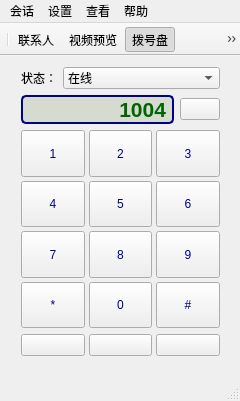
<?xml version="1.0" encoding="UTF-8"?>
<ui version="4.0">
 <class>MainWindow</class>
 <widget class="QMainWindow" name="MainWindow">
  <property name="geometry">
   <rect>
    <x>0</x>
    <y>0</y>
    <width>240</width>
    <height>401</height>
   </rect>
  </property>
  <property name="sizePolicy">
   <sizepolicy hsizetype="MinimumExpanding" vsizetype="MinimumExpanding">
    <horstretch>0</horstretch>
    <verstretch>0</verstretch>
   </sizepolicy>
  </property>
  <property name="windowTitle">
   <string>软电话</string>
  </property>
  <property name="windowIcon">
   <iconset resource="icon.qrc">
    <normaloff>:/img/images/Phone.ico</normaloff>:/img/images/Phone.ico</iconset>
  </property>
  <property name="styleSheet">
   <string notr="true">MainWindow{
background-image:url(:/img/images/background.jpg);
}

QPushButton{
color:darkblue;
}

QPushButton:hover{
color:red;
font-weight:bold;
}
QLabel#label_phoneNum{
border-radius:5px;
background:rgb(214, 219, 207);
border-width: 2px;
border-style: solid;
border-color: darkblue;
color:darkgreen;
}</string>
  </property>
  <widget class="QWidget" name="centralWidget">
   <widget class="QWidget" name="layoutWidget">
    <property name="geometry">
     <rect>
      <x>10</x>
      <y>0</y>
      <width>221</width>
      <height>311</height>
     </rect>
    </property>
    <layout class="QVBoxLayout" name="verticalLayout" stretch="0,0,1,0">
     <property name="sizeConstraint">
      <enum>QLayout::SetDefaultConstraint</enum>
     </property>
     <item>
      <layout class="QHBoxLayout" name="horizontalLayout_3">
       <property name="spacing">
        <number>6</number>
       </property>
       <property name="sizeConstraint">
        <enum>QLayout::SetMaximumSize</enum>
       </property>
       <item>
        <widget class="QLabel" name="label">
         <property name="sizePolicy">
          <sizepolicy hsizetype="Maximum" vsizetype="Preferred">
           <horstretch>0</horstretch>
           <verstretch>0</verstretch>
          </sizepolicy>
         </property>
         <property name="text">
          <string>状态：</string>
         </property>
        </widget>
       </item>
       <item>
        <widget class="QComboBox" name="comboBox">
         <property name="sizePolicy">
          <sizepolicy hsizetype="Preferred" vsizetype="Fixed">
           <horstretch>0</horstretch>
           <verstretch>0</verstretch>
          </sizepolicy>
         </property>
         <item>
          <property name="text">
           <string>在线</string>
          </property>
         </item>
         <item>
          <property name="text">
           <string>忙碌</string>
          </property>
         </item>
         <item>
          <property name="text">
           <string>离开</string>
          </property>
         </item>
         <item>
          <property name="text">
           <string>自定义</string>
          </property>
         </item>
        </widget>
       </item>
      </layout>
     </item>
     <item>
      <layout class="QHBoxLayout" name="horizontalLayout_2">
       <property name="sizeConstraint">
        <enum>QLayout::SetNoConstraint</enum>
       </property>
       <item>
        <widget class="QLabel" name="label_phoneNum">
         <property name="sizePolicy">
          <sizepolicy hsizetype="Preferred" vsizetype="Maximum">
           <horstretch>0</horstretch>
           <verstretch>0</verstretch>
          </sizepolicy>
         </property>
         <property name="font">
          <font>
           <pointsize>16</pointsize>
           <weight>75</weight>
           <bold>true</bold>
          </font>
         </property>
         <property name="styleSheet">
          <string notr="true"/>
         </property>
         <property name="text">
          <string>1004</string>
         </property>
         <property name="alignment">
          <set>Qt::AlignRight|Qt::AlignTrailing|Qt::AlignVCenter</set>
         </property>
        </widget>
       </item>
       <item>
        <widget class="QPushButton" name="backspaceButton">
         <property name="sizePolicy">
          <sizepolicy hsizetype="Maximum" vsizetype="Fixed">
           <horstretch>0</horstretch>
           <verstretch>0</verstretch>
          </sizepolicy>
         </property>
         <property name="text">
          <string/>
         </property>
         <property name="icon">
          <iconset resource="icon.qrc">
           <normaloff>:/img/images/backspace.ico</normaloff>:/img/images/backspace.ico</iconset>
         </property>
         <property name="iconSize">
          <size>
           <width>18</width>
           <height>18</height>
          </size>
         </property>
        </widget>
       </item>
      </layout>
     </item>
     <item>
      <layout class="QGridLayout" name="gridLayout">
       <property name="sizeConstraint">
        <enum>QLayout::SetDefaultConstraint</enum>
       </property>
       <property name="spacing">
        <number>4</number>
       </property>
       <item row="0" column="0">
        <widget class="NumberKey" name="key_1">
         <property name="sizePolicy">
          <sizepolicy hsizetype="Preferred" vsizetype="Preferred">
           <horstretch>1</horstretch>
           <verstretch>1</verstretch>
          </sizepolicy>
         </property>
         <property name="minimumSize">
          <size>
           <width>40</width>
           <height>30</height>
          </size>
         </property>
         <property name="text">
          <string>1</string>
         </property>
        </widget>
       </item>
       <item row="0" column="1">
        <widget class="NumberKey" name="key_2">
         <property name="sizePolicy">
          <sizepolicy hsizetype="Preferred" vsizetype="Preferred">
           <horstretch>1</horstretch>
           <verstretch>1</verstretch>
          </sizepolicy>
         </property>
         <property name="minimumSize">
          <size>
           <width>40</width>
           <height>30</height>
          </size>
         </property>
         <property name="text">
          <string>2</string>
         </property>
        </widget>
       </item>
       <item row="0" column="2">
        <widget class="NumberKey" name="key_3">
         <property name="sizePolicy">
          <sizepolicy hsizetype="Preferred" vsizetype="Preferred">
           <horstretch>1</horstretch>
           <verstretch>1</verstretch>
          </sizepolicy>
         </property>
         <property name="minimumSize">
          <size>
           <width>40</width>
           <height>30</height>
          </size>
         </property>
         <property name="text">
          <string>3</string>
         </property>
        </widget>
       </item>
       <item row="1" column="0">
        <widget class="NumberKey" name="key_4">
         <property name="sizePolicy">
          <sizepolicy hsizetype="Preferred" vsizetype="Preferred">
           <horstretch>1</horstretch>
           <verstretch>1</verstretch>
          </sizepolicy>
         </property>
         <property name="minimumSize">
          <size>
           <width>40</width>
           <height>30</height>
          </size>
         </property>
         <property name="text">
          <string>4</string>
         </property>
        </widget>
       </item>
       <item row="1" column="1">
        <widget class="NumberKey" name="key_5">
         <property name="sizePolicy">
          <sizepolicy hsizetype="Preferred" vsizetype="Preferred">
           <horstretch>1</horstretch>
           <verstretch>1</verstretch>
          </sizepolicy>
         </property>
         <property name="minimumSize">
          <size>
           <width>40</width>
           <height>30</height>
          </size>
         </property>
         <property name="text">
          <string>5</string>
         </property>
        </widget>
       </item>
       <item row="1" column="2">
        <widget class="NumberKey" name="key_6">
         <property name="sizePolicy">
          <sizepolicy hsizetype="Preferred" vsizetype="Preferred">
           <horstretch>1</horstretch>
           <verstretch>1</verstretch>
          </sizepolicy>
         </property>
         <property name="minimumSize">
          <size>
           <width>40</width>
           <height>30</height>
          </size>
         </property>
         <property name="text">
          <string>6</string>
         </property>
        </widget>
       </item>
       <item row="2" column="0">
        <widget class="NumberKey" name="key_7">
         <property name="sizePolicy">
          <sizepolicy hsizetype="Preferred" vsizetype="Preferred">
           <horstretch>1</horstretch>
           <verstretch>1</verstretch>
          </sizepolicy>
         </property>
         <property name="minimumSize">
          <size>
           <width>40</width>
           <height>30</height>
          </size>
         </property>
         <property name="text">
          <string>7</string>
         </property>
        </widget>
       </item>
       <item row="2" column="2">
        <widget class="NumberKey" name="key_9">
         <property name="sizePolicy">
          <sizepolicy hsizetype="Preferred" vsizetype="Preferred">
           <horstretch>1</horstretch>
           <verstretch>1</verstretch>
          </sizepolicy>
         </property>
         <property name="minimumSize">
          <size>
           <width>40</width>
           <height>30</height>
          </size>
         </property>
         <property name="text">
          <string>9</string>
         </property>
        </widget>
       </item>
       <item row="4" column="0">
        <widget class="NumberKey" name="key_star">
         <property name="sizePolicy">
          <sizepolicy hsizetype="Preferred" vsizetype="Preferred">
           <horstretch>1</horstretch>
           <verstretch>1</verstretch>
          </sizepolicy>
         </property>
         <property name="minimumSize">
          <size>
           <width>40</width>
           <height>30</height>
          </size>
         </property>
         <property name="text">
          <string>*</string>
         </property>
        </widget>
       </item>
       <item row="4" column="1">
        <widget class="NumberKey" name="key_0">
         <property name="sizePolicy">
          <sizepolicy hsizetype="Preferred" vsizetype="Preferred">
           <horstretch>1</horstretch>
           <verstretch>1</verstretch>
          </sizepolicy>
         </property>
         <property name="minimumSize">
          <size>
           <width>40</width>
           <height>30</height>
          </size>
         </property>
         <property name="text">
          <string>0</string>
         </property>
        </widget>
       </item>
       <item row="4" column="2">
        <widget class="NumberKey" name="key_sharp">
         <property name="sizePolicy">
          <sizepolicy hsizetype="Preferred" vsizetype="Preferred">
           <horstretch>1</horstretch>
           <verstretch>1</verstretch>
          </sizepolicy>
         </property>
         <property name="minimumSize">
          <size>
           <width>40</width>
           <height>30</height>
          </size>
         </property>
         <property name="text">
          <string>#</string>
         </property>
        </widget>
       </item>
       <item row="2" column="1">
        <widget class="NumberKey" name="key_8">
         <property name="sizePolicy">
          <sizepolicy hsizetype="Preferred" vsizetype="Preferred">
           <horstretch>1</horstretch>
           <verstretch>1</verstretch>
          </sizepolicy>
         </property>
         <property name="minimumSize">
          <size>
           <width>40</width>
           <height>30</height>
          </size>
         </property>
         <property name="text">
          <string>8</string>
         </property>
        </widget>
       </item>
      </layout>
     </item>
     <item>
      <layout class="QHBoxLayout" name="horizontalLayout">
       <property name="spacing">
        <number>4</number>
       </property>
       <item>
        <widget class="QPushButton" name="pushButton_call">
         <property name="text">
          <string/>
         </property>
         <property name="icon">
          <iconset resource="icon.qrc">
           <normaloff>:/img/images/answer.ico</normaloff>:/img/images/answer.ico</iconset>
         </property>
         <property name="iconSize">
          <size>
           <width>24</width>
           <height>24</height>
          </size>
         </property>
        </widget>
       </item>
       <item>
        <widget class="QPushButton" name="pushButton_msg">
         <property name="sizePolicy">
          <sizepolicy hsizetype="Ignored" vsizetype="Fixed">
           <horstretch>0</horstretch>
           <verstretch>0</verstretch>
          </sizepolicy>
         </property>
         <property name="text">
          <string/>
         </property>
         <property name="icon">
          <iconset resource="icon.qrc">
           <normaloff>:/img/images/msg.ico</normaloff>:/img/images/msg.ico</iconset>
         </property>
         <property name="iconSize">
          <size>
           <width>24</width>
           <height>24</height>
          </size>
         </property>
        </widget>
       </item>
       <item>
        <widget class="QPushButton" name="pushButton_hang">
         <property name="text">
          <string/>
         </property>
         <property name="icon">
          <iconset resource="icon.qrc">
           <normaloff>:/img/images/call_stop.ico</normaloff>:/img/images/call_stop.ico</iconset>
         </property>
         <property name="iconSize">
          <size>
           <width>24</width>
           <height>24</height>
          </size>
         </property>
        </widget>
       </item>
      </layout>
     </item>
    </layout>
   </widget>
  </widget>
  <widget class="QMenuBar" name="menuBar">
   <property name="geometry">
    <rect>
     <x>0</x>
     <y>0</y>
     <width>240</width>
     <height>25</height>
    </rect>
   </property>
   <widget class="QMenu" name="menuSession">
    <property name="title">
     <string>会话</string>
    </property>
    <addaction name="action"/>
    <addaction name="action_addBuddy"/>
    <addaction name="separator"/>
    <addaction name="action_contacts_2"/>
    <addaction name="separator"/>
    <addaction name="action_quit"/>
   </widget>
   <widget class="QMenu" name="menuSettings">
    <property name="title">
     <string>设置</string>
    </property>
    <addaction name="action_account"/>
    <addaction name="separator"/>
    <addaction name="action_preference"/>
   </widget>
   <widget class="QMenu" name="menuview">
    <property name="title">
     <string>查看</string>
    </property>
    <addaction name="action_video"/>
    <addaction name="action_dialpan"/>
    <addaction name="action_contacts"/>
    <addaction name="action_history"/>
   </widget>
   <widget class="QMenu" name="menuhelp">
    <property name="title">
     <string>帮助</string>
    </property>
    <addaction name="action_help"/>
    <addaction name="action_about"/>
   </widget>
   <addaction name="menuSession"/>
   <addaction name="menuSettings"/>
   <addaction name="menuview"/>
   <addaction name="menuhelp"/>
  </widget>
  <widget class="QToolBar" name="mainToolBar">
   <property name="sizePolicy">
    <sizepolicy hsizetype="Maximum" vsizetype="Fixed">
     <horstretch>1</horstretch>
     <verstretch>1</verstretch>
    </sizepolicy>
   </property>
   <property name="movable">
    <bool>false</bool>
   </property>
   <attribute name="toolBarArea">
    <enum>TopToolBarArea</enum>
   </attribute>
   <attribute name="toolBarBreak">
    <bool>false</bool>
   </attribute>
   <addaction name="separator"/>
   <addaction name="action_contacts"/>
   <addaction name="action_video"/>
   <addaction name="action_dialpan"/>
   <addaction name="action_history"/>
  </widget>
  <widget class="QStatusBar" name="statusBar"/>
  <action name="action">
   <property name="icon">
    <iconset resource="icon.qrc">
     <normaloff>:/img/images/contact.ico</normaloff>:/img/images/contact.ico</iconset>
   </property>
   <property name="text">
    <string>联系人</string>
   </property>
  </action>
  <action name="action_addBuddy">
   <property name="icon">
    <iconset resource="icon.qrc">
     <normaloff>:/img/images/add_contact.ico</normaloff>:/img/images/add_contact.ico</iconset>
   </property>
   <property name="text">
    <string>添加联系人</string>
   </property>
  </action>
  <action name="action_contacts_2">
   <property name="icon">
    <iconset resource="icon.qrc">
     <normaloff>:/img/images/contacts.ico</normaloff>:/img/images/contacts.ico</iconset>
   </property>
   <property name="text">
    <string>地址簿</string>
   </property>
  </action>
  <action name="action_quit">
   <property name="icon">
    <iconset resource="icon.qrc">
     <normaloff>:/img/images/exit.ico</normaloff>:/img/images/exit.ico</iconset>
   </property>
   <property name="text">
    <string>退出</string>
   </property>
  </action>
  <action name="action_account">
   <property name="icon">
    <iconset resource="icon.qrc">
     <normaloff>:/img/images/contact.ico</normaloff>:/img/images/contact.ico</iconset>
   </property>
   <property name="text">
    <string>账户</string>
   </property>
  </action>
  <action name="action_preference">
   <property name="icon">
    <iconset resource="icon.qrc">
     <normaloff>:/img/images/setting.ico</normaloff>:/img/images/setting.ico</iconset>
   </property>
   <property name="text">
    <string>首选项</string>
   </property>
  </action>
  <action name="action_video">
   <property name="checkable">
    <bool>true</bool>
   </property>
   <property name="icon">
    <iconset resource="icon.qrc">
     <normaloff>:/img/images/camera.ico</normaloff>:/img/images/camera.ico</iconset>
   </property>
   <property name="text">
    <string>视频预览</string>
   </property>
  </action>
  <action name="action_dialpan">
   <property name="checkable">
    <bool>true</bool>
   </property>
   <property name="checked">
    <bool>true</bool>
   </property>
   <property name="icon">
    <iconset resource="icon.qrc">
     <normaloff>:/img/images/dialpad.ico</normaloff>:/img/images/dialpad.ico</iconset>
   </property>
   <property name="text">
    <string>拨号盘</string>
   </property>
  </action>
  <action name="action_contacts">
   <property name="checkable">
    <bool>true</bool>
   </property>
   <property name="icon">
    <iconset resource="icon.qrc">
     <normaloff>:/img/images/contacts.ico</normaloff>:/img/images/contacts.ico</iconset>
   </property>
   <property name="text">
    <string>联系人</string>
   </property>
  </action>
  <action name="action_history">
   <property name="checkable">
    <bool>true</bool>
   </property>
   <property name="icon">
    <iconset resource="icon.qrc">
     <normaloff>:/img/images/history.ico</normaloff>:/img/images/history.ico</iconset>
   </property>
   <property name="text">
    <string>通话记录</string>
   </property>
  </action>
  <action name="action_help">
   <property name="icon">
    <iconset resource="icon.qrc">
     <normaloff>:/img/images/help.ico</normaloff>:/img/images/help.ico</iconset>
   </property>
   <property name="text">
    <string>help</string>
   </property>
  </action>
  <action name="action_about">
   <property name="icon">
    <iconset resource="icon.qrc">
     <normaloff>:/img/images/about.ico</normaloff>:/img/images/about.ico</iconset>
   </property>
   <property name="text">
    <string>关于...</string>
   </property>
  </action>
 </widget>
 <layoutdefault spacing="6" margin="11"/>
 <customwidgets>
  <customwidget>
   <class>NumberKey</class>
   <extends>QPushButton</extends>
   <header location="global">numberkey.h</header>
  </customwidget>
 </customwidgets>
 <resources>
  <include location="icon.qrc"/>
 </resources>
 <connections/>
</ui>
